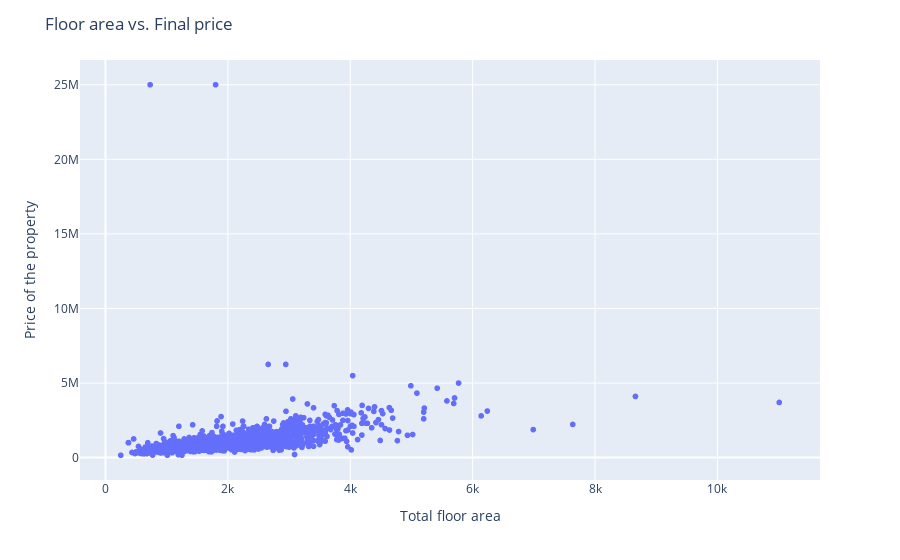

Write notebook code for a chart like this one.
### Markdown cell above
Признак с наиболее выраженной зависимостью - это площадь дома, проиллюстрируем его:

### Code cell
fig = px.scatter(df,
          x = 'size',
          y = 'price',
          labels = {'size': 'Total floor area', 'price': 'Price of the property'})
fig.update_layout(title = 'Floor area vs. Final price')

### Figure 1 — Plotly figure (JSON) as saved in the notebook; plotly's stock layout.template omitted (floating-point values rounded to 4 significant figures; data arrays with more than 128 entries replaced by an {"elided": "..."} marker saying what was removed)
{"data": [{"hovertemplate": "Total floor area=%{x}<br>Price of the property=%{y}<extra></extra>", "legendgroup": "", "marker": {"color": "#636efa", "symbol": "circle"}, "mode": "markers", "name": "", "showlegend": false, "type": "scattergl", "x": {"elided": "2097 int values"}, "xaxis": "x", "y": {"elided": "2097 int values"}, "yaxis": "y"}], "layout": {"legend": {"tracegroupgap": 0}, "margin": {"t": 60}, "title": {"text": "Floor area vs. Final price"}, "xaxis": {"anchor": "y", "domain": [0, 1], "title": {"text": "Total floor area"}}, "yaxis": {"anchor": "x", "domain": [0, 1], "title": {"text": "Price of the property"}}}}
